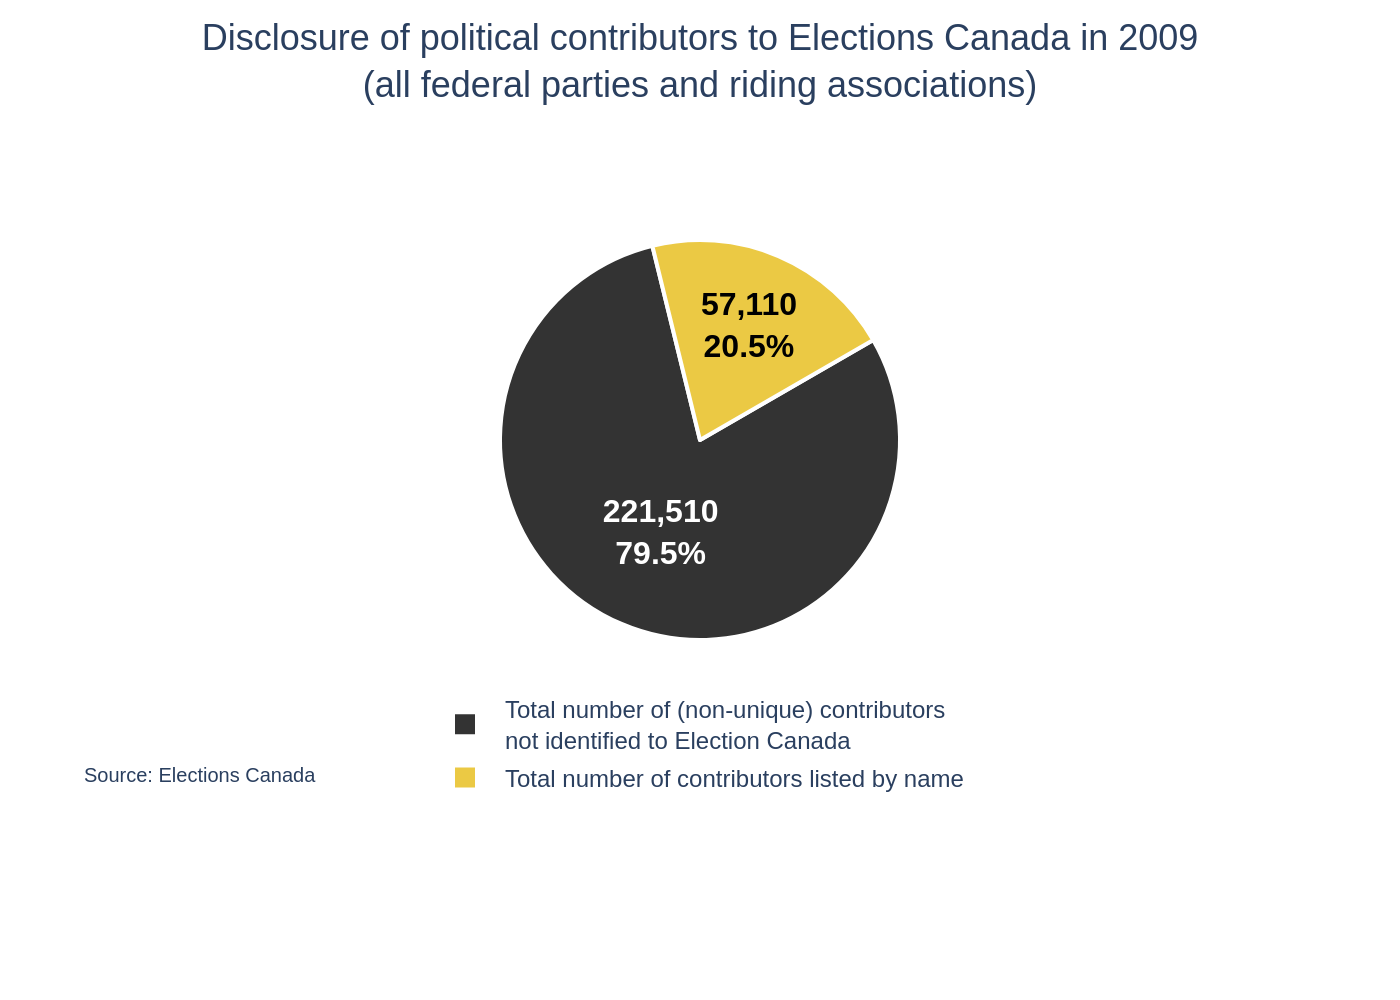

The Python source for this figure:
import sys
import json
import plotly.graph_objects as go
import os

# --- 1. Load Data from JSON ---
# The script expects the JSON file path as the first command-line argument.
if len(sys.argv) != 2:
    print("Usage: python generate_chart.py <json_file_path>")
    sys.exit(1)

json_path = sys.argv[1]

try:
    with open(json_path, 'r', encoding='utf-8') as f:
        chart_config = json.load(f)
except FileNotFoundError:
    print(f"Error: JSON file not found at {json_path}")
    sys.exit(1)
except json.JSONDecodeError:
    print(f"Error: Could not decode JSON from {json_path}")
    sys.exit(1)

# Extract data and texts from the loaded JSON
chart_data = chart_config.get('chart_data', [])
texts = chart_config.get('texts', {})
colors = chart_config.get('colors', [])

# Prepare data for Plotly
labels = [item['label'] for item in chart_data]
values = [item['value'] for item in chart_data]
title_text = texts.get('title', '')
source_text = texts.get('source', '')

# --- 2. Create the Plotly Figure ---
fig = go.Figure()

# Add the Pie trace
fig.add_trace(go.Pie(
    labels=labels,
    values=values,
    marker=dict(
        colors=colors,
        line=dict(color='white', width=2)
    ),
    texttemplate="<b>%{value:,d}<br>%{percent}</b>",
    textposition='inside',
    textfont=dict(
        family="Arial",
        size=16,
        color=['white', 'black']
    ),
    hoverinfo='label+percent',
    sort=False,  # Preserve the order from the JSON file
    direction='counterclockwise',
    rotation=60  # Rotate to match the visual layout of the original image
))

# --- 3. Configure Layout and Styling ---
# Combine title and subtitle
full_title = title_text
if texts.get('subtitle'):
    full_title += f"<br><sub>{texts['subtitle']}</sub>"

# Combine source and note for the annotation
caption_text = ""
if source_text:
    caption_text += source_text
if texts.get('note'):
    caption_text += f"<br>{texts['note']}"

fig.update_layout(
    title=dict(
        text=full_title,
        x=0.5,
        xanchor='center',
        y=0.95,
        yanchor='top',
        font=dict(
            family="Arial",
            size=18
        )
    ),
    legend=dict(
        orientation='v',
        x=0.5,
        xanchor='center',
        y=-0.1,
        yanchor='top',
        font=dict(
            family="Arial",
            size=12
        )
    ),
    font=dict(
        family="Arial",
        size=12
    ),
    margin=dict(t=120, b=180, l=40, r=40),
    showlegend=True,
    paper_bgcolor='white',
    plot_bgcolor='white',
    annotations=[
        dict(
            text=caption_text,
            showarrow=False,
            xref='paper',
            yref='paper',
            x=0,
            y=-0.3, # Positioned below the legend
            xanchor='left',
            yanchor='top',
            align='left',
            font=dict(
                family="Arial",
                size=10
            )
        )
    ]
)

# --- 4. Output the Figure ---
# Derive the output filename from the input JSON path
filename_base = os.path.basename(json_path).replace('.json', '')
output_filename = f"{filename_base}.png"

# Save the figure as a PNG image
fig.write_image(output_filename, scale=2)

print(f"Chart saved as {output_filename}")
